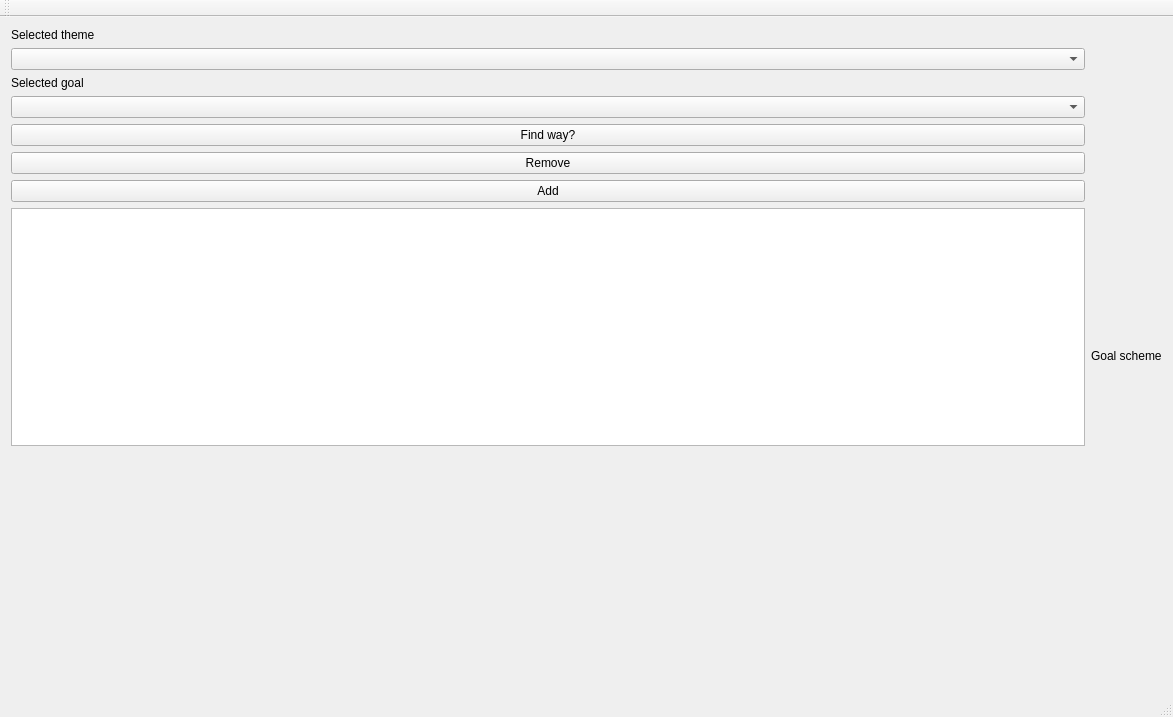
<?xml version="1.0" encoding="UTF-8"?>
<ui version="4.0">
 <class>Window</class>
 <widget class="QMainWindow" name="Window">
  <property name="geometry">
   <rect>
    <x>0</x>
    <y>0</y>
    <width>1173</width>
    <height>717</height>
   </rect>
  </property>
  <property name="windowTitle">
   <string>Window</string>
  </property>
  <property name="autoFillBackground">
   <bool>true</bool>
  </property>
  <widget class="QWidget" name="centralWidget">
   <layout class="QGridLayout" name="gridLayout">
    <item row="0" column="0">
     <layout class="QHBoxLayout" name="horizontalLayout">
      <item>
       <layout class="QVBoxLayout" name="verticalLayout">
        <item>
         <widget class="QLabel" name="label_2">
          <property name="text">
           <string>Selected theme</string>
          </property>
         </widget>
        </item>
        <item>
         <widget class="QComboBox" name="GoalBox"/>
        </item>
        <item>
         <widget class="QLabel" name="label">
          <property name="text">
           <string>Selected goal</string>
          </property>
         </widget>
        </item>
        <item>
         <widget class="QComboBox" name="ThemeBox"/>
        </item>
        <item>
         <widget class="QPushButton" name="findWay">
          <property name="text">
           <string>Find way?</string>
          </property>
         </widget>
        </item>
        <item>
         <widget class="QPushButton" name="Remove">
          <property name="text">
           <string>Remove</string>
          </property>
         </widget>
        </item>
        <item>
         <widget class="QPushButton" name="addItem">
          <property name="text">
           <string>Add</string>
          </property>
         </widget>
        </item>
        <item>
         <widget class="QListWidget" name="list"/>
        </item>
        <item>
         <spacer name="verticalSpacer">
          <property name="orientation">
           <enum>Qt::Vertical</enum>
          </property>
          <property name="sizeHint" stdset="0">
           <size>
            <width>20</width>
            <height>40</height>
           </size>
          </property>
         </spacer>
        </item>
       </layout>
      </item>
      <item>
       <layout class="QVBoxLayout" name="layout">
        <property name="sizeConstraint">
         <enum>QLayout::SetNoConstraint</enum>
        </property>
        <item>
         <widget class="QLabel" name="label_3">
          <property name="text">
           <string>Goal scheme</string>
          </property>
         </widget>
        </item>
       </layout>
      </item>
     </layout>
    </item>
   </layout>
  </widget>
  <widget class="QMenuBar" name="menuBar">
   <property name="geometry">
    <rect>
     <x>0</x>
     <y>0</y>
     <width>1173</width>
     <height>25</height>
    </rect>
   </property>
  </widget>
  <widget class="QToolBar" name="mainToolBar">
   <attribute name="toolBarArea">
    <enum>TopToolBarArea</enum>
   </attribute>
   <attribute name="toolBarBreak">
    <bool>false</bool>
   </attribute>
  </widget>
  <widget class="QStatusBar" name="statusBar"/>
 </widget>
 <layoutdefault spacing="6" margin="11"/>
 <resources/>
 <connections/>
</ui>
